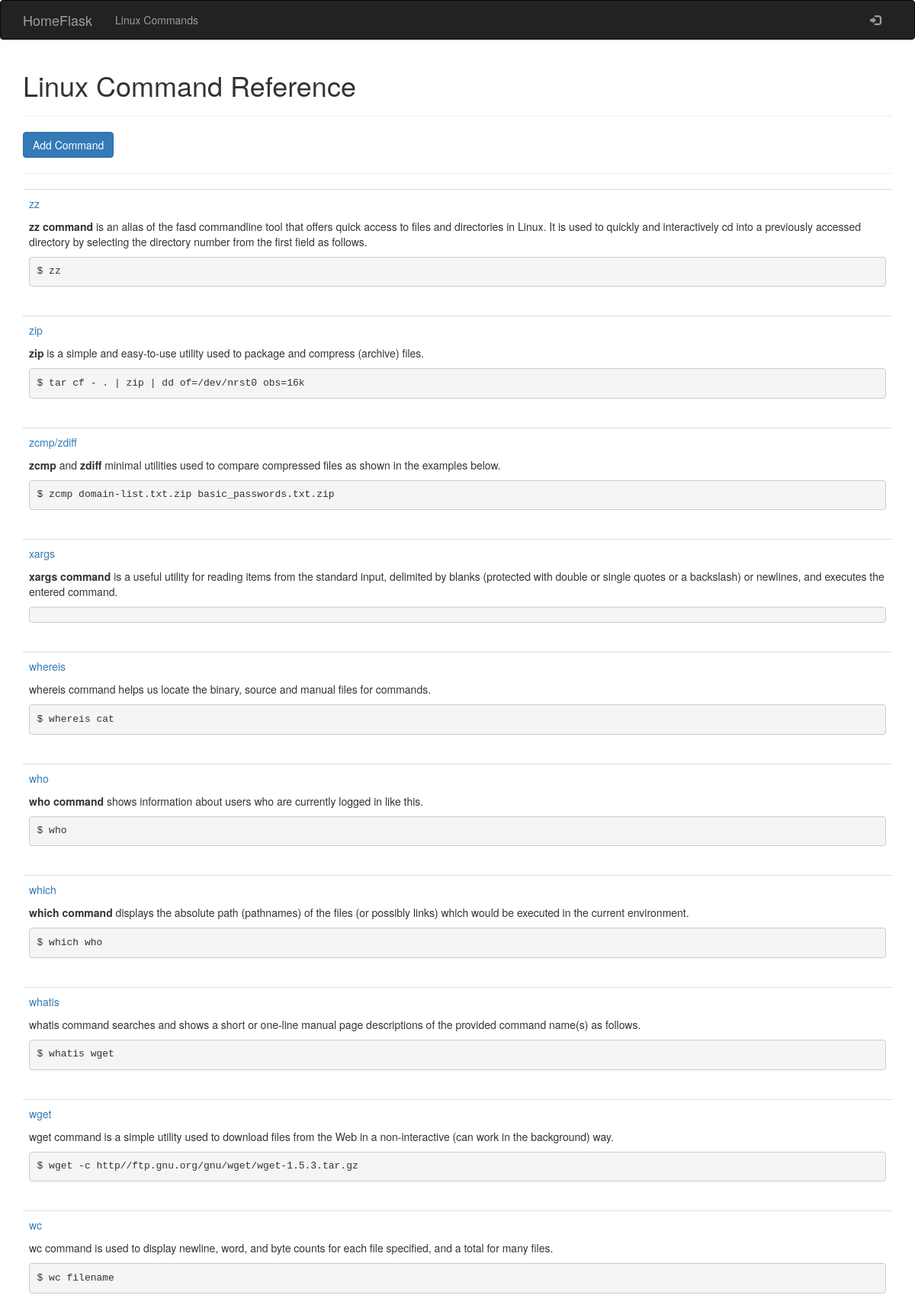
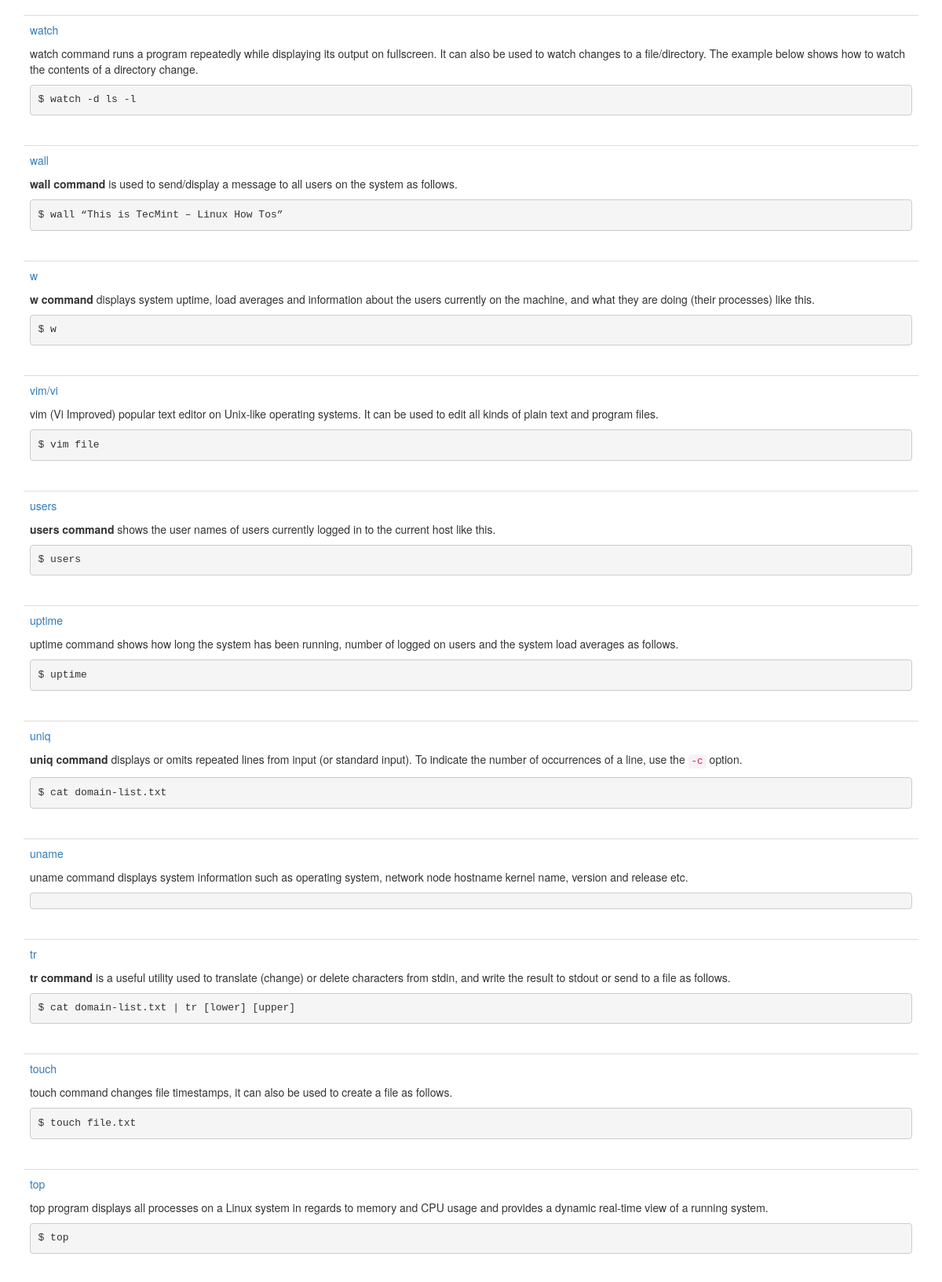
The app's page /linux_commands (upper part) with its own data (2 pictures, top to bottom).
### app/models.py (models this page shows, shortened)
class LinuxCommand(db.Model):
    id = db.Column(db.Integer, primary_key=True)
    name = db.Column(db.String)
    description = db.Column(db.Text)
    code = db.Column(db.Text)

### app/routes.py (the view)
@app.route('/linux_commands', methods=['GET','POST'])
def linux_commands():
    page = request.args.get('page', 1, type=int)
    commands = LinuxCommand.query.order_by(LinuxCommand.id.desc()).paginate(page, app.config['POSTS_PER_PAGE'], False)
    next_url = url_for('index', page=commands.next_num) \
        if commands.has_next else None
    prev_url = url_for('index', page=commands.prev_num) \
        if commands.has_prev else None
    return render_template("linux_commands.html", title='Linux Commands',commands=commands.items,next_url=next_url, prev_url=prev_url)

### app/templates/linux_commands.html (shortened to what this page needs)
{% extends "base.html" %}
{% import 'bootstrap/wtf.html' as wtf %}
{% block app_content %}
    <h1>Linux Command Reference</h1>
    <hr/>
    <a class="btn btn-primary" href="{{url_for('add_linux_commands')}}">Add Command</a>
<br/>
<hr/>
    {% for command in commands %}
        {% include '_command.html' %}
    {% endfor %}
{% endblock %}

### app/templates/base.html (shortened to what this page needs)
{% extends 'bootstrap/base.html' %}
{% block navbar %}
    <nav class="navbar navbar-inverse">
        <div class="container">
            <div class="navbar-header">
                <a class="navbar-brand" href="{{ url_for('index')}}">HomeFlask</a>
            </div>
            <div class="collapse navbar-collapse" id="MainNav">
                <ul class="nav navbar-nav">
                    <li><a href="{{url_for('linux_commands')}}">Linux Commands</a></li>
                </ul>
                <ul class="nav navbar-nav navbar-right">
                    {% if current_user.is_anonymous %}
                    <li><a href="{{ url_for('login') }}"><span class="glyphicon glyphicon-log-in"></span></a></li>
                    {% else %}
                    <li><a href="{{ url_for('logout') }}"><span class="glyphicon glyphicon-log-out"></span> Logout</a></li>
                    {% endif %}
                </ul>
            </div>
        </div>
    </nav>
{% endblock %}
{% block content %}
    <div class="container">
        {% block app_content %}{% endblock %}
    </div>
{% endblock %}
{% block head %}
    {{super()}}
{% endblock %}

### app/templates/_command.html
<table class="table table-hover">
        <tr>
            <td>
                <p><a class="font-weight-bold" href="{{url_for('edit_linux_command',id=command.id)}}">{{command.name}}</a>{{command.description|markdown}}</p>
                <pre><code>{{command.code}}</code></pre>
            </td>
        </tr>
    </table>

### records on screen
LinuxCommand: name "zz", description "zz command is an alias of the fasd commandline tool that offers quick access to files and directories in Linux. It is used to quickly and interactively cd into a previously accessed directory by selecting the directory number from the first field as follows.", code "$ zz"
LinuxCommand: name "zip", description "zip is a simple and easy-to-use utility used to package and compress (archive) files.", code "$ tar cf - . | zip | dd of=/dev/nrst0 obs=16k"
LinuxCommand: name "zcmp/zdiff", description "zcmp and zdiff minimal utilities used to compare compressed files as shown in the examples below.", code "$ zcmp domain-list.txt.zip basic_passwords.txt.zip"
LinuxCommand: name "xargs", description "xargs command is a useful utility for reading items from the standard input, delimited by blanks (protected with double or single quotes or a backslash) or newlines, and executes the entered command."
LinuxCommand: name "whereis", description "whereis command helps us locate the binary, source and manual files for commands.", code "$ whereis cat"
LinuxCommand: name "who", description "who command shows information about users who are currently logged in like this.", code "$ who"
LinuxCommand: name "which", description "which command displays the absolute path (pathnames) of the files (or possibly links) which would be executed in the current environment.", code "$ which who"
LinuxCommand: name "whatis", description "whatis command searches and shows a short or one-line manual page descriptions of the provided command name(s) as follows.", code "$ whatis wget"
LinuxCommand: name "wget", description "wget command is a simple utility used to download files from the Web in a non-interactive (can work in the background) way.", code "$ wget -c http//ftp.gnu.org/gnu/wget/wget-1.5.3.tar.gz"
LinuxCommand: name "wc", description "wc command is used to display newline, word, and byte counts for each file specified, and a total for many files.", code "$ wc filename"
LinuxCommand: name "watch", description "watch command runs a program repeatedly while displaying its output on fullscreen. It can also be used to watch changes to a file/directory. The example below shows how to watch the contents of a directory change.", code "$ watch -d ls -l"
LinuxCommand: name "wall", description "wall command is used to send/display a message to all users on the system as follows.", code "$ wall “This is TecMint – Linux How Tos”"
LinuxCommand: name "w", description "w command displays system uptime, load averages and information about the users currently on the machine, and what they are doing (their processes) like this.", code "$ w"
LinuxCommand: name "vim/vi", description "vim (Vi Improved) popular text editor on Unix-like operating systems. It can be used to edit all kinds of plain text and program files.", code "$ vim file"
LinuxCommand: name "users", description "users command shows the user names of users currently logged in to the current host like this.", code "$ users"
LinuxCommand: name "uptime", description "uptime command shows how long the system has been running, number of logged on users and the system load averages as follows.", code "$ uptime"
LinuxCommand: name "uniq", description "uniq command displays or omits repeated lines from input (or standard input). To indicate the number of occurrences of a line, use the -c option.", code "$ cat domain-list.txt"
LinuxCommand: name "uname", description "uname command displays system information such as operating system, network node hostname kernel name, version and release etc."
LinuxCommand: name "tr", description "tr command is a useful utility used to translate (change) or delete characters from stdin, and write the result to stdout or send to a file as follows.", code "$ cat domain-list.txt | tr [lower] [upper]"
LinuxCommand: name "touch", description "touch command changes file timestamps, it can also be used to create a file as follows.", code "$ touch file.txt"
LinuxCommand: name "top", description "top program displays all processes on a Linux system in regards to memory and CPU usage and provides a dynamic real-time view of a running system.", code "$ top"
